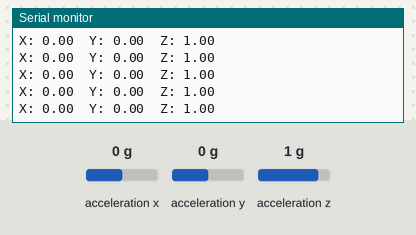
A sketch run on a simulated ESP32-S3. Shown: the last lines printed to the serial monitor. Wiring (inferred from the names in the program): MPU-9250 motion sensor at I2C address 0x68. Inputs (shaded band) come from the test bench; at power-on: acceleration x 0 g, acceleration y 0 g, acceleration z 1 g.

Above: at 2.8 s.
2.9 s: acceleration x set to -1.4 g
At 2.93 s:
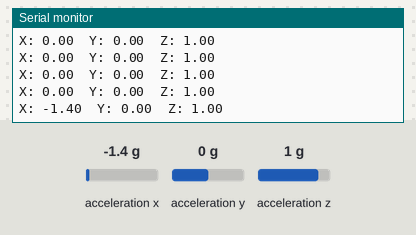
4.4 s: acceleration y set to -1.4 g
At 4.45 s:
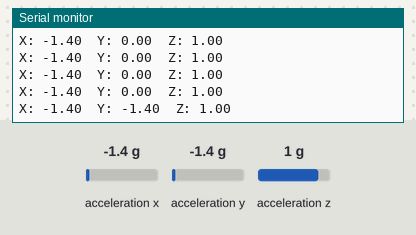
5.9 s: acceleration z set to -1.4 g
At 5.98 s:
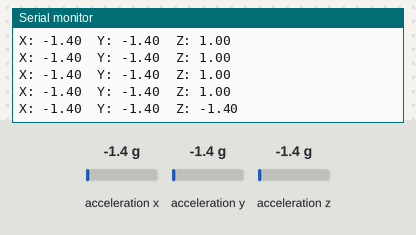

The sketch:

sketch_nov13a_copy_20261127092913.ino
```cpp
#include <Wire.h>

#define MPU_ADDR 0x68

//MPU6050	ESP32-S3
//VCC	3.3V
//GND	GND
//SDA	GPIO21
//SCL	GPIO19

// MPU-6500のレジスタに1バイト書き込む
void writeRegister(byte reg, byte data) {
  Wire.beginTransmission(MPU_ADDR);
  Wire.write(reg);
  Wire.write(data);
  Wire.endTransmission();
}

// 2バイトのデータを読み取る
int16_t read16(byte reg) {
  Wire.beginTransmission(MPU_ADDR);
  Wire.write(reg);
  Wire.endTransmission(false);

  Wire.requestFrom(MPU_ADDR, (uint8_t)2);

  if (Wire.available() < 2) return 0;

  int16_t value = Wire.read() << 8;
  value |= Wire.read();

  return value;
}

void setup() {
  Serial0.begin(115200);
  delay(1500);

  Wire.begin(21, 19);
  Wire.setClock(50000);

  Serial0.println("MPU6500 Start");

  // スリープ解除
  writeRegister(0x6B, 0x00);
  delay(100);

  // 加速度の測定範囲を±2gに設定
  writeRegister(0x1C, 0x00);

  Serial0.println("Sensor Ready");
}

void loop() {
  int16_t ax = read16(0x3B);
  int16_t ay = read16(0x3D);
  int16_t az = read16(0x3F);

  // ±2g設定では16384が1g
  float x = ax / 16384.0;
  float y = ay / 16384.0;
  float z = az / 16384.0;

  Serial0.print("X: ");
  Serial0.print(x, 2);

  Serial0.print("  Y: ");
  Serial0.print(y, 2);

  Serial0.print("  Z: ");
  Serial0.println(z, 2);

  delay(100);
}
```

Measured:
- after the input at 2.9 s, the serial monitor: prints a new line at once (image 1)
- after the input at 4.4 s, the serial monitor: prints a new line after 0.05 s (image 2)
- after the input at 5.9 s, the serial monitor: prints a new line after 0.07 s (image 3)
